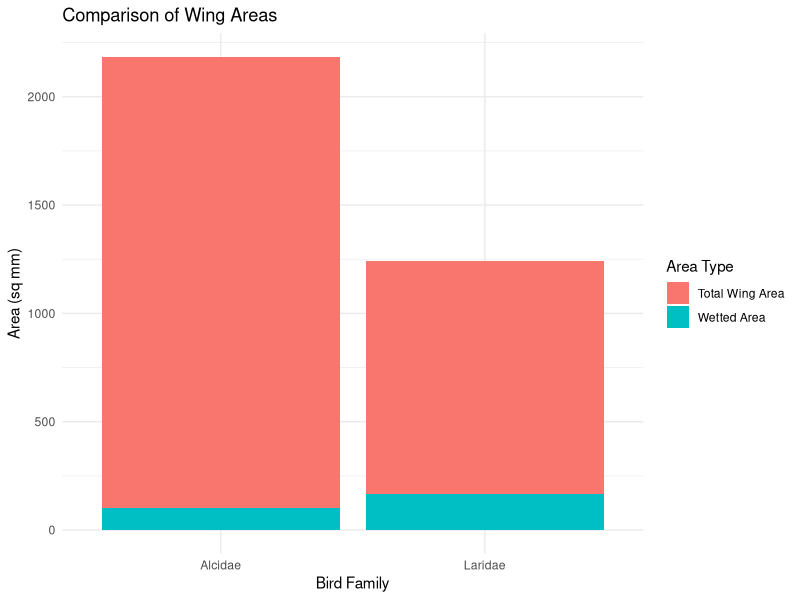
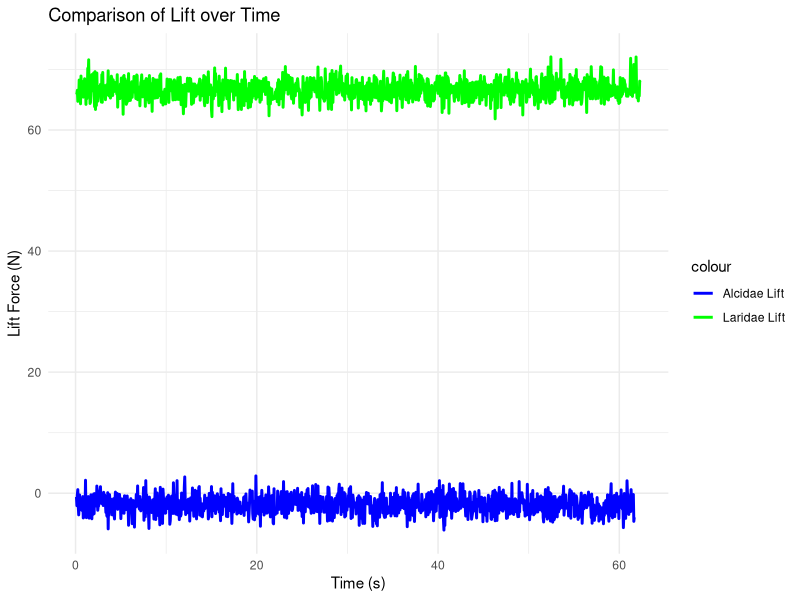
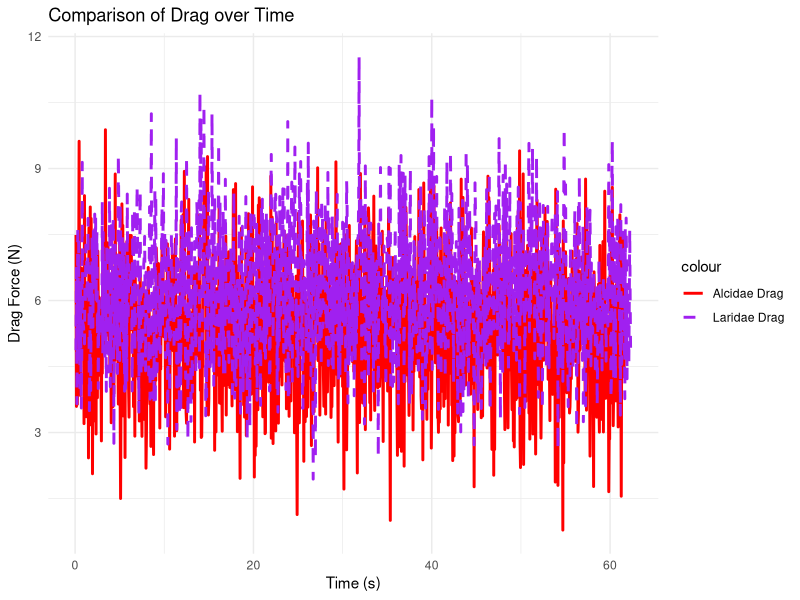

Here is the R script that generated these plots, in order:
## ---- chunk 1
library(tidyverse)
library(ggplot2)
library(tibble)
## ---- chunk 2
alcidae <- read.table("Booth_Kotzen_Skogstrom_alcid.txt", sep = ",", header = TRUE)
laridae <- read.table("Booth_Kotzen_Skogstrom_larid.txt", sep = ",", header = TRUE)

## ---- chunk 3

wing_data <- tibble(
  Bird_Family = c("Laridae", "Alcidae"),
  Chord_mm = c(20.6623, 42),
  Span_mm = c(60.1978, 52),
  Total_Wing_Area_sq_mm = c(1243.825, 2184),
  Wetted_Area_sq_mm = c(165.368118, 104)
)

## ---- chunk 4
wing_data
## ---- chunk 5
ggplot(wing_data, aes(x = Bird_Family)) +
  geom_bar(aes(y = Total_Wing_Area_sq_mm, fill = "Total Wing Area"), stat = "identity", position = "dodge") +
  geom_bar(aes(y = Wetted_Area_sq_mm, fill = "Wetted Area"), stat = "identity", position = "dodge") +
  labs(title = "Comparison of Wing Areas",
       x = "Bird Family",
       y = "Area (sq mm)",
       fill = "Area Type") +
  theme_minimal()

## ---- chunk 6

ggplot() +
  geom_line(data = alcidae, aes(x = s, y = lift, color = "Alcidae Lift"), size = 1) +
  geom_line(data = laridae, aes(x = s, y = lift, color = "Laridae Lift"), size = 1) +
  labs(title = "Comparison of Lift over Time", x = "Time (s)", y = "Lift Force (N)") +
  scale_color_manual(values = c("Alcidae Lift" = "blue", "Laridae Lift" = "green")) +
  theme_minimal()

## ---- chunk 7

ggplot() +
  geom_line(data = alcidae, aes(x = s, y = drag, color = "Alcidae Drag"), size = 1) +
  geom_line(data = laridae, aes(x = s, y = drag, color = "Laridae Drag"), size = 1, linetype = "dashed") +
  labs(title = "Comparison of Drag over Time", x = "Time (s)", y = "Drag Force (N)") +
  scale_color_manual(values = c("Alcidae Drag" = "red", "Laridae Drag" = "purple")) +
  theme_minimal()
## ---- chunk 8
# Calculate averages for Alcidae
average_lift_alcidae <- mean(alcidae$lift)
average_drag_alcidae <- mean(alcidae$drag)

# Calculate averages for Laridae
average_lift_laridae <- mean(laridae$lift)
average_drag_laridae <- mean(laridae$drag)

# Create a tibble with average lift and drag for both bird families
averages_tibble <- tibble(
  Bird_Family = c("Alcidae", "Laridae"),
  Average_Lift = c(average_lift_alcidae, average_lift_laridae),
  Average_Drag = c(average_drag_alcidae, average_drag_laridae)
)
## ---- chunk 9
averages_tibble
